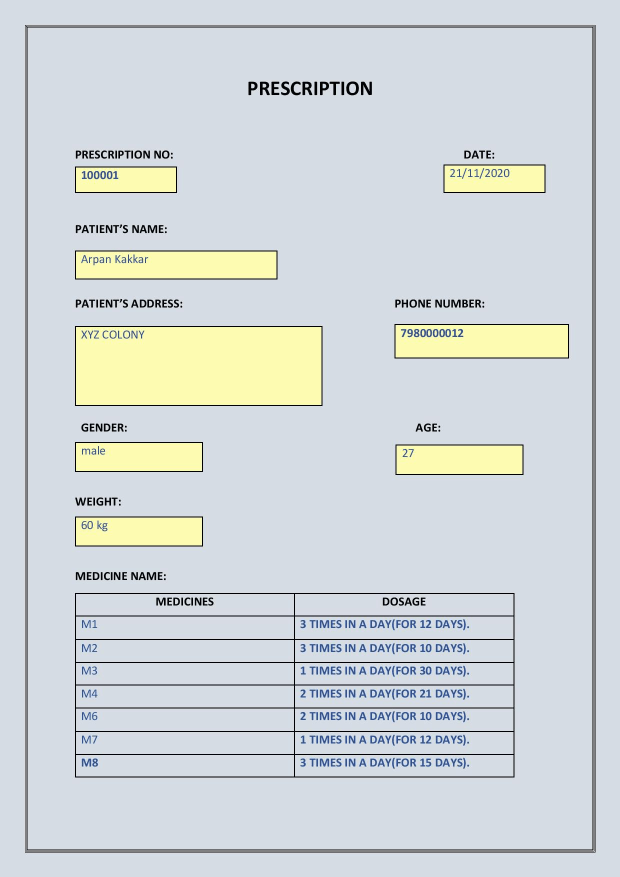
#> input picture Medico/Text Extraction Project/Query.png, 1240 x 1754 px (shown at 1/2 size)
$ python Text_Extraction.py
#> lines starting #> are read from the running program, lines starting #| are printed output that depends on the picture
import cv2
import numpy as np
import pytesseract
import os

pytesseract.pytesseract.tesseract_cmd = "C:\\Users\\PRAJJWAL\\AppData\\Local\\Tesseract-OCR\\tesseract.exe"

per = 25

roi = [[(130, 332), (354, 384), 'Text', 'Prescription number'],
       [(887, 332), (1092, 382), 'Text', 'DATE'],
       [(149, 504), (554, 562), 'Text', "Patient's Name"],
       [(149, 647), (644, 814), 'Text', "Patient's Address"],
       [(792, 647), (1137, 717), 'Text', 'Phone Number'],
       [(149, 884), (404, 947), 'Text', 'Gender'],
       [(794, 892), (1044, 947), 'Text', 'Age'],
       [(144, 1034), (407, 1094), 'Text', 'Weight'],
       [(152, 1229), (589, 1552), 'Text', 'Medicine']]


imgQ = cv2.imread('Query.png')
#> imgQ is the input picture: shape (1754, 1240, 3); mean B, G, R 216.7, 215, 208.9
h, w, c = imgQ.shape
#> h = 1754; w = 1240; c = 3
#imgQ = cv2.resize(imgQ,(w//2,h//3))

orb = cv2.ORB_create(5000)
kp1, des1 = orb.detectAndCompute(imgQ,None)
#> kp1 = 5000 keypoints; strongest (x, y, size): (153, 382, 31), (350, 382, 31), (1087, 382, 31), (153, 336, 31)
imgKp1 = cv2.drawKeypoints(imgQ,kp1,None)
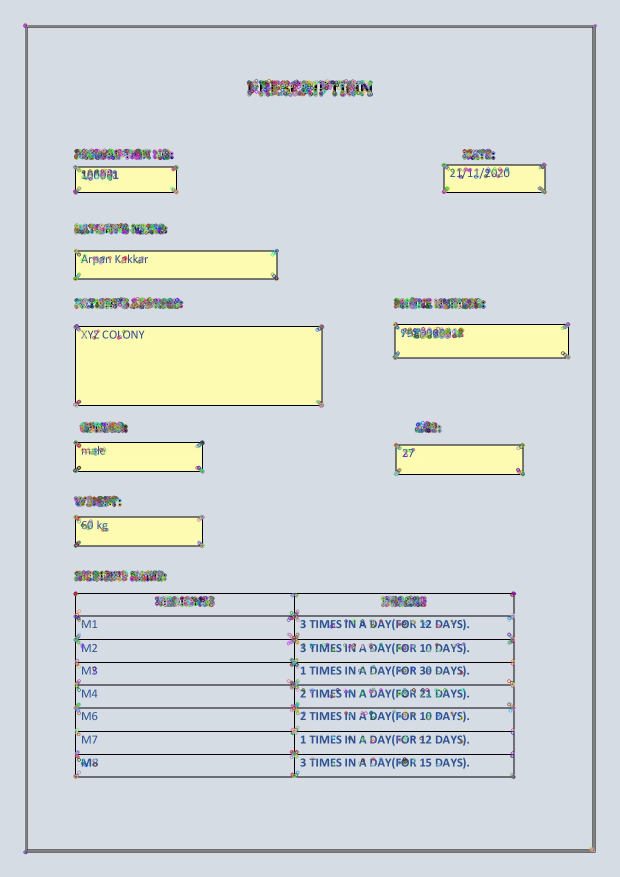
#> imgKp1: shape (1754, 1240, 3) (shown at 1/2 size); mean B, G, R 216.1, 214.5, 208.5

path = 'UserForms'
mypiclist = os.listdir(path)
print(mypiclist)
for j,y in enumerate(mypiclist):
    img = cv2.imread(path + '/' + y)
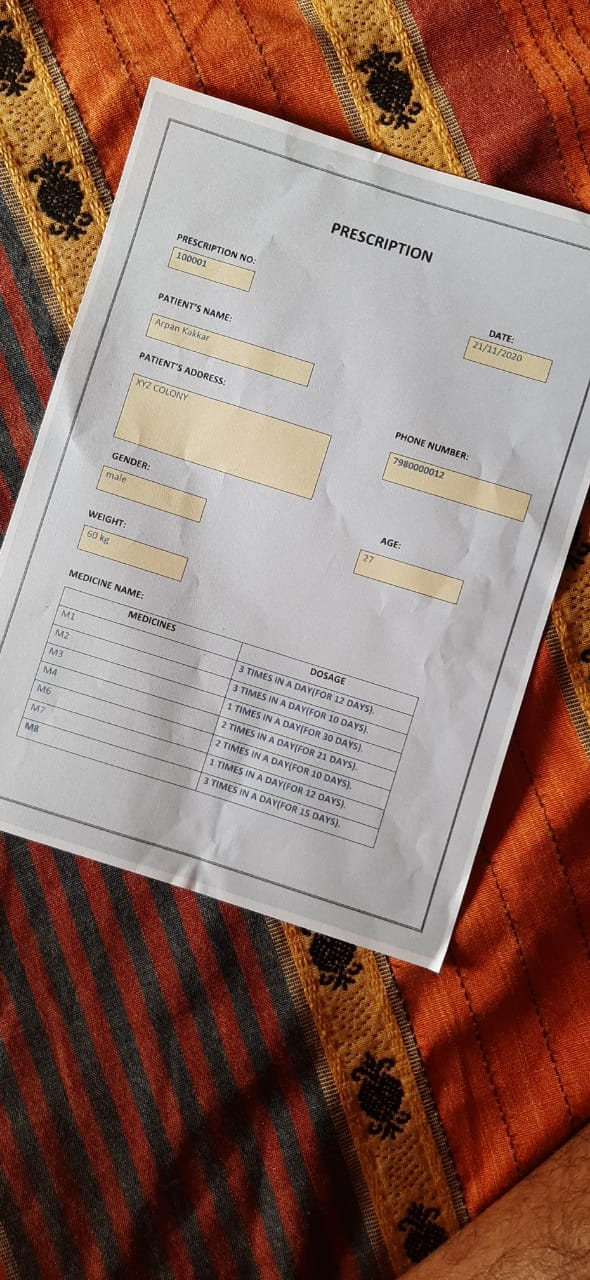
#> input picture Medico/Text Extraction Project/UserForms/Test(1).jpeg, 590 x 1280 px
#> img is the input picture: shape (1280, 590, 3); mean B, G, R 105.6, 115.7, 143.6
    #img  = cv2.resize(img,(w//2,h//3))
    # cv2.imshow(y,img)
    kp2, des2 = orb.detectAndCompute(img,None)
#> kp2 = 4620 keypoints; strongest (x, y, size): (393, 244, 31), (345, 229, 31), (380, 239, 31), (339, 226, 31)
    bf = cv2.BFMatcher(cv2.NORM_HAMMING)
    matches = bf.match(des2,des1)
#> matches = 4620 matches
#> (the run stopped early here; a loop or call above may not have finished)
